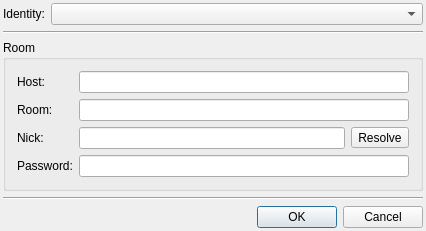
<?xml version="1.0" encoding="UTF-8"?>
<ui version="4.0">
 <class>JoinMultiChatDialogClass</class>
 <widget class="QDialog" name="JoinMultiChatDialogClass">
  <property name="geometry">
   <rect>
    <x>0</x>
    <y>0</y>
    <width>426</width>
    <height>215</height>
   </rect>
  </property>
  <layout class="QVBoxLayout">
   <property name="margin">
    <number>3</number>
   </property>
   <item>
    <layout class="QHBoxLayout">
     <item>
      <widget class="QLabel" name="lblIdentity">
       <property name="text">
        <string>Identity:</string>
       </property>
       <property name="buddy">
        <cstring>cmbStreamJid</cstring>
       </property>
      </widget>
     </item>
     <item>
      <widget class="QComboBox" name="cmbStreamJid">
       <property name="sizePolicy">
        <sizepolicy hsizetype="Expanding" vsizetype="Fixed">
         <horstretch>0</horstretch>
         <verstretch>0</verstretch>
        </sizepolicy>
       </property>
       <property name="sizeAdjustPolicy">
        <enum>QComboBox::AdjustToMinimumContentsLength</enum>
       </property>
      </widget>
     </item>
    </layout>
   </item>
   <item>
    <widget class="Line" name="line">
     <property name="orientation">
      <enum>Qt::Horizontal</enum>
     </property>
    </widget>
   </item>
   <item>
    <widget class="QGroupBox" name="grbRoom">
     <property name="title">
      <string>Room</string>
     </property>
     <layout class="QGridLayout">
      <item row="0" column="0">
       <widget class="QLabel" name="lblHost">
        <property name="text">
         <string>Host:</string>
        </property>
        <property name="buddy">
         <cstring>lneHost</cstring>
        </property>
       </widget>
      </item>
      <item row="0" column="1" colspan="2">
       <widget class="QLineEdit" name="lneHost"/>
      </item>
      <item row="1" column="0">
       <widget class="QLabel" name="lblRoom">
        <property name="text">
         <string>Room:</string>
        </property>
        <property name="buddy">
         <cstring>lneRoom</cstring>
        </property>
       </widget>
      </item>
      <item row="1" column="1" colspan="2">
       <widget class="QLineEdit" name="lneRoom"/>
      </item>
      <item row="2" column="0">
       <widget class="QLabel" name="lblNick">
        <property name="text">
         <string>Nick:</string>
        </property>
        <property name="buddy">
         <cstring>lneNick</cstring>
        </property>
       </widget>
      </item>
      <item row="2" column="1">
       <widget class="QLineEdit" name="lneNick"/>
      </item>
      <item row="3" column="0">
       <widget class="QLabel" name="lblPassword">
        <property name="text">
         <string>Password:</string>
        </property>
        <property name="buddy">
         <cstring>lnePassword</cstring>
        </property>
       </widget>
      </item>
      <item row="3" column="1" colspan="2">
       <widget class="QLineEdit" name="lnePassword">
        <property name="echoMode">
         <enum>QLineEdit::PasswordEchoOnEdit</enum>
        </property>
       </widget>
      </item>
      <item row="2" column="2">
       <widget class="QToolButton" name="tlbResolveNick">
        <property name="text">
         <string>Resolve</string>
        </property>
       </widget>
      </item>
     </layout>
    </widget>
   </item>
   <item>
    <widget class="Line" name="lineHorizontal">
     <property name="orientation">
      <enum>Qt::Horizontal</enum>
     </property>
    </widget>
   </item>
   <item>
    <widget class="QDialogButtonBox" name="btbButtons">
     <property name="standardButtons">
      <set>QDialogButtonBox::Cancel|QDialogButtonBox::Ok</set>
     </property>
    </widget>
   </item>
  </layout>
 </widget>
 <layoutdefault spacing="6" margin="11"/>
 <tabstops>
  <tabstop>cmbStreamJid</tabstop>
  <tabstop>lneHost</tabstop>
  <tabstop>lneRoom</tabstop>
  <tabstop>lneNick</tabstop>
  <tabstop>lnePassword</tabstop>
  <tabstop>btbButtons</tabstop>
 </tabstops>
 <resources/>
 <connections>
  <connection>
   <sender>btbButtons</sender>
   <signal>rejected()</signal>
   <receiver>JoinMultiChatDialogClass</receiver>
   <slot>reject()</slot>
   <hints>
    <hint type="sourcelabel">
     <x>356</x>
     <y>183</y>
    </hint>
    <hint type="destinationlabel">
     <x>380</x>
     <y>177</y>
    </hint>
   </hints>
  </connection>
 </connections>
</ui>
